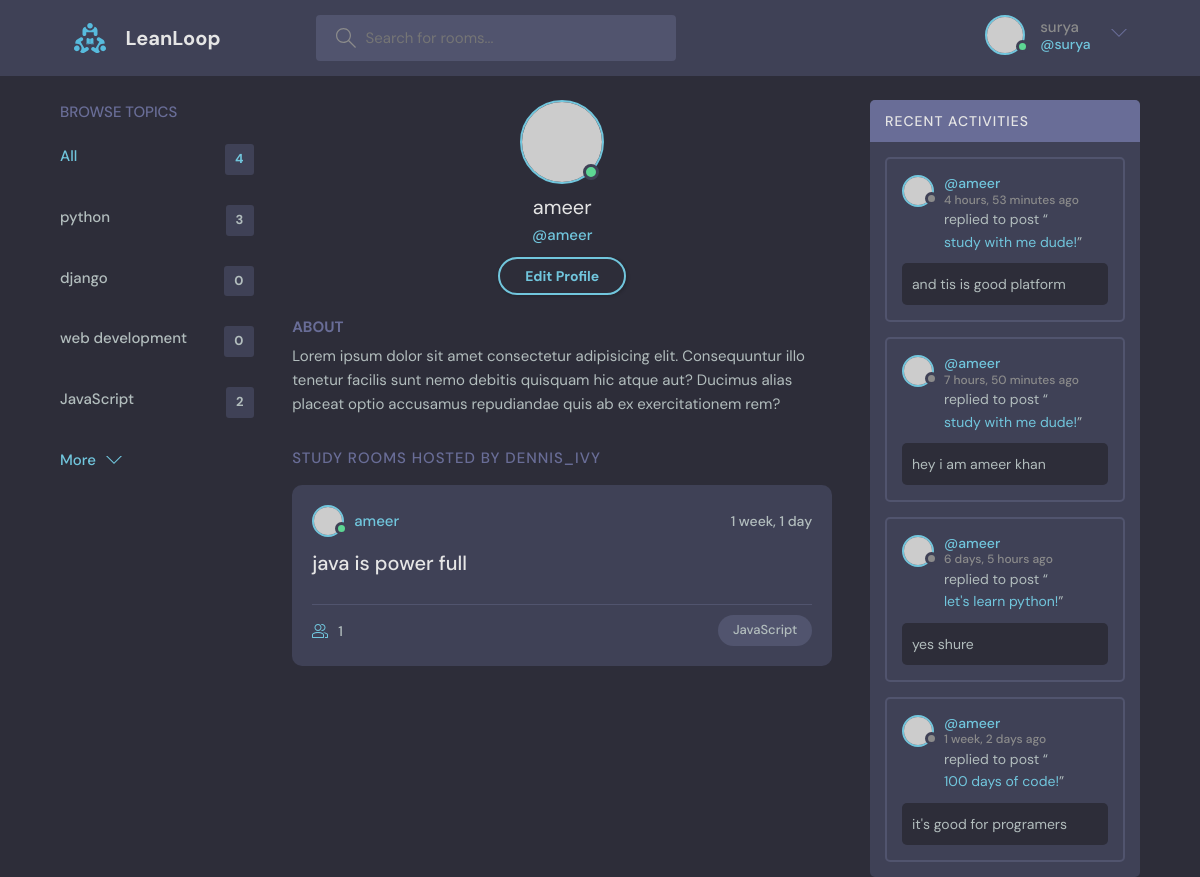
The app's page /profile/2 (signed in) with its own data.
### base/models.py (models this page shows, shortened)
class Topic(models.Model):
    name = models.CharField(max_length=200)

class Room(models.Model):
    host = models.ForeignKey(User, on_delete=models.SET_NULL,null=True)
    topic = models.ForeignKey(Topic, on_delete=models.SET_NULL,null=True)
    name = models.CharField(max_length=200)
    description = models.TextField(null = True, blank=True)
    participants = models.ManyToManyField(User,related_name='participants',blank=True)
    updated = models.DateTimeField(auto_now=True)
    created = models.DateTimeField(auto_now_add=True)
    class Meta:
        ordering = ['-updated' ,'-created']
    def __str__(self):
        return self.name

class Message(models.Model):
    user = models.ForeignKey(User, on_delete=models.CASCADE)
    room = models.ForeignKey(Room, on_delete=models.CASCADE)
    body = models.TextField()
    updated = models.DateTimeField(auto_now=True)
    created = models.DateTimeField(auto_now_add=True)
    class Meta:
        ordering = ['-updated' ,'-created']

### base/views.py (the view)
# urls.py: path("profile/<str:pk>", views.userProfile, name="user-profile"),
@login_required(login_url='/login')
def userProfile (request,pk):
    user = User.objects.get(id=pk)
    rooms = user.room_set.all()
    room_messages = user.message_set.all()
    topics = Topic.objects.all()
    context = {'user':user ,'rooms':rooms , 'room_messages':room_messages ,
               'topics':topics}
    return render(request , 'base/profile.html', context)

### base/templates/base/profile.html
{% extends "main.html" %}
{% block content %}
 <main class="profile-page layout layout--3">
    <div class="container">
      {% include "base/topics_component.html" %}
      <div class="roomList">
        <div class="profile">
          <div class="profile__avatar">
            <div class="avatar avatar--large active">
              <img src="https://randomuser.me/api/portraits/men/11.jpg" />
            </div>
          </div>
          <div class="profile__info">
            <h3>{{user.username}}</h3>
            <p>@{{user.username}}</p>
            <a href="edit-user.html" class="btn btn--main btn--pill">Edit Profile</a>
          </div>
          <div class="profile__about">
            <h3>About</h3>
            <p>
              Lorem ipsum dolor sit amet consectetur adipisicing elit. Consequuntur illo tenetur
              facilis sunt nemo debitis quisquam hic atque aut? Ducimus alias placeat optio
              accusamus repudiandae quis ab ex exercitationem rem?
            </p>
          </div>
        </div>
        <div class="roomList__header">
          <div>
            <h2>Study Rooms Hosted by dennis_ivy</a>
            </h2>
          </div>
        </div>
        {% include "base/feed_component.html" %}
      </div>
      {% include "base/activity_component.html" %}
    </div>
  </main>
{% endblock content %}

### templates/navbar.html (shortened to what this page needs)
{% load static %}
<header class="header header--loggedIn">
    <div class="container">
      <a href="{% url 'home' %}" class="header__logo">
        <img src="{% static 'images/logo.svg' %}" />
        <h1>LeanLoop</h1>
      </a>
      <form class="header__search" method="GET" action="{% url 'home' %}">
        <label>
          <input name="q" placeholder="Search for rooms..." />
        </label>
      </form>
      <nav class="header__menu">
        {% if request.user.is_authenticated %}
        <div class="header__user">
          <a href="profile.html">
            <div class="avatar avatar--medium active">
              <img src="https://randomuser.me/api/portraits/men/37.jpg" />
            </div>
            <p>{{request.user.username}}<span>@{{request.user.username}}</span></p>
          </a>
          <button class="dropdown-button">
            <svg version="1.1" xmlns="http://www.w3.org/2000/svg" width="32" height="32" viewBox="0 0 32 32">
              <title>chevron-down</title>
              <path d="M16 21l-13-13h-3l16 16 16-16h-3l-13 13z"></path>
            </svg>
          </button>
        </div>
        {% else %}
         <a href="{% url 'login' %}">
          <img src="{% static 'images/avatar.svg' %}" />
          <p>Login</p>
        </a>
        {% endif %}
      </nav>
    </div>
  </header>

### base/templates/base/topics_component.html
<div class="topics">
  <div class="topics__header">
    <h2>Browse Topics</h2>
  </div>
  <ul class="topics__list">
    <li>
      <a href="{% url 'home' %}" class="active">All <span>{{topics.count}}</span></a>
    </li>
    {% for topic in topics  %}
    <li>
      <a href="{% url 'home' %}?q={{topic.name}}">{{topic.name}} <span>{{topic.room_set.all.count}}</span></a>
    </li>
  {% endfor %}
  </ul>
  <a class="btn btn--link" href="topics.html">
    More
    <svg version="1.1" xmlns="http://www.w3.org/2000/svg" width="32" height="32" viewBox="0 0 32 32">
      <title>chevron-down</title>
      <path d="M16 21l-13-13h-3l16 16 16-16h-3l-13 13z"></path>
    </svg>
  </a>
</div>

### base/templates/base/feed_component.html (shortened to what this page needs)
{% for room in rooms %}
<div class="roomListRoom">
  <div class="roomListRoom__header">
    <a href="{% url 'user-profile' room.host.id %}" class="roomListRoom__author">
      <div class="avatar avatar--small active">
        <img src="https://randomuser.me/api/portraits/men/11.jpg" />
      </div>
      <span>{{room.host.username}}</span>
    </a>
    <div class="roomListRoom__actions">
      <span>{{room.created|timesince}}</span>
    </div>
  </div>
  <div class="roomListRoom__content">
    <a href="{% url 'room' room.id %}">{{room.name}}</a>
  </div>
  <div class="roomListRoom__meta">
    <a href="{% url 'room' room.id %}" class="roomListRoom__joined">
      {{room.participants.all.count}}
    </a>
    <p class="roomListRoom__topic">{{room.topic.name}}</p>
  </div>
</div>
{% endfor %}

### base/templates/base/activity_component.html (shortened to what this page needs)
<div class="activities">
  <div class="activities__header">
    <h2>Recent Activities</h2>
  </div>
  {% for message in room_messages %}
  <div class="activities__box">
    <div class="activities__boxHeader roomListRoom__header">
      <a href="{% url 'user-profile' message.user.id %}" class="roomListRoom__author">
        <div class="avatar avatar--small">
          <img src="https://randomuser.me/api/portraits/women/11.jpg" />
        </div>
        <p>
          @{{message.user}}
          <span>{{message.created|timesince}} ago</span>
        </p>
      </a>
    </div>
    <div class="activities__boxContent">
      <p>replied to post “<a href="{% url 'room' message.room.id %}">{{message.room}}!</a>”</p>
      <div class="activities__boxRoomContent">
       {{message.body}}
      </div>
    </div>
  </div>
  {% endfor %}
</div>

### records on screen
Topic: name "python", room_set.all.count "3"
Topic: name "django", room_set.all.count "0"
Topic: name "web development", room_set.all.count "0"
Topic: name "JavaScript", room_set.all.count "2"
Room: host.username "ameer", created "1 week, 1 day", name "java is power full", participants.all.count "1", topic.name "JavaScript"
Message: user "ameer", created "4 hours, 53 minutes", room "study with me dude", body "and tis is good platform"
Message: user "ameer", created "7 hours, 50 minutes", room "study with me dude", body "hey i am ameer khan"
Message: user "ameer", created "6 days, 5 hours", room "let's learn python", body "yes shure"
Message: user "ameer", created "1 week, 2 days", room "100 days of code", body "it's good for programers"

### other values on screen
{{ request.user.username }} "surya"
{{ topics.count }} "4"
{{ user.username }} "ameer"
